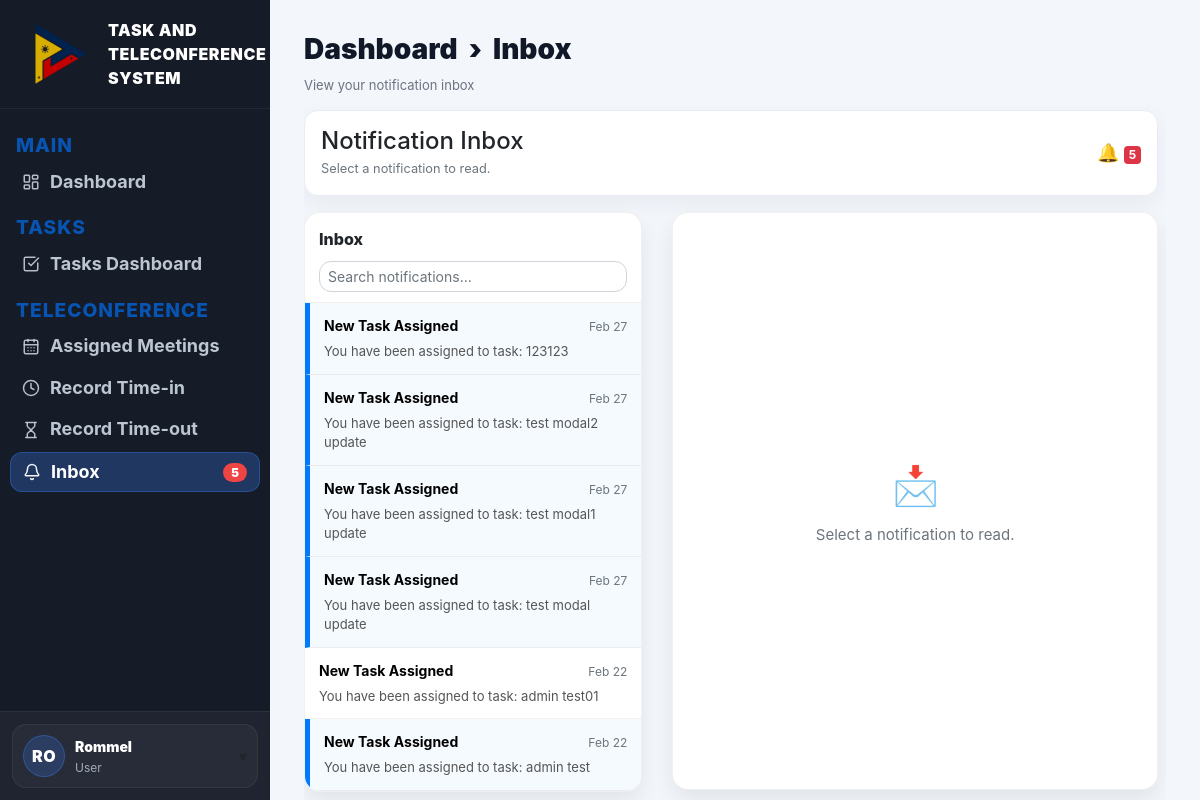
The page /inbox (signed in) on the database its author committed.
### website/models.py (models this page shows, shortened)
class User(db.Model, UserMixin):
    id = db.Column(db.Integer, primary_key=True)
    email = db.Column(db.String(150), unique=True)
    password = db.Column(db.String(150))
    firstname = db.Column(db.String(150))
    is_admin = db.Column(db.Boolean, default=False)
    role = db.Column(db.String(20), default="user")
    notes = db.relationship('Note')
    notifications = db.relationship('Notification', lazy=True, cascade="all, delete-orphan")

class Notification(db.Model):
    id = db.Column(db.Integer, primary_key=True)
    title = db.Column(db.String(200), nullable=False)
    message = db.Column(db.String(2000), nullable=False)
    is_read = db.Column(db.Boolean, default=False)
    created_at = db.Column(db.DateTime(timezone=True), default=datetime.utcnow)
    user_id = db.Column(db.Integer, db.ForeignKey('user.id'), nullable=False)

### website/views.py (the view)
@views.route('/inbox')
@login_required
def inbox():
    notifications = Notification.query.filter_by(user_id=current_user.id)\
        .order_by(Notification.created_at.desc()).all()
    unread_count = Notification.query.filter_by(user_id=current_user.id, is_read=False).count()
    return render_template(
        "inbox.html",
        user=current_user,
        notifications=notifications,
        notification_count=unread_count
    )

### website/templates/inbox.html (shortened to what this page needs)
{% extends "base.html" %}
{% block content %}
  <main class="main-inner">
    <div class="td-title">Dashboard &nbsp;›&nbsp; Inbox</div>
    <div class="td-sub">View your notification inbox</div>
    <div class="page-card">
      <div class="d-flex align-items-center justify-content-between">
        <div>
          <h4 class="mb-0">Notification Inbox</h4>
          <small class="text-muted">Select a notification to read.</small>
        </div>
        <div class="text-muted">
          <span style="font-size:18px;">🔔</span>
          {% if notification_count and notification_count > 0 %}
            <span class="badge badge-danger">{{ notification_count }}</span>
          {% endif %}
        </div>
      </div>
    </div>
    <div class="container-fluid px-0 py-3">
      <div class="row">
        <div class="col-lg-5 col-md-6 mb-3">
          <div class="mail-panel">
            <div class="mail-toolbar">
              <div class="mail-title">Inbox</div>
              <div class="mail-search">
                <input id="mailSearch" type="text" class="form-control form-control-sm" placeholder="Search notifications...">
              </div>
            </div>
            <div class="mail-list" id="mailList">
              {% if notifications and notifications|length > 0 %}
                {% for n in notifications %}
                  <button type="button"
                          class="mail-item {% if not n.is_read %}unread{% endif %}"
                          data-title="{{ n.title|e }}"
                          data-message="{{ n.message|e }}"
                          data-date="{{ n.created_at.strftime('%b %d, %Y %I:%M %p') }}"
                          data-id="{{ n.id }}"
                          data-read="{{ 1 if n.is_read else 0 }}">
                    <div class="mail-item-top">
                      <div class="mail-subject">{{ n.title }}</div>
                      <div class="mail-date">{{ n.created_at.strftime('%b %d') }}</div>
                    </div>
                    <div class="mail-preview">
                      {{ n.message }}
                    </div>
                  </button>
                {% endfor %}
              {% else %}
                <div class="text-muted p-3">No notifications yet.</div>
              {% endif %}
            </div>
          </div>
        </div>
        <div class="col-lg-7 col-md-6">
          <div class="reader-panel" id="readerPanel">
            <div class="reader-empty">
              <div class="reader-icon">📩</div>
              <div class="reader-text">Select a notification to read.</div>
            </div>
          </div>
        </div>
      </div>
    </div>
  </main>
</div>
{% endblock %}

### website/templates/base.html (shortened to what this page needs)
<!DOCTYPE html>
<html>
<head>
  <link
    rel="stylesheet"
    href="https://stackpath.bootstrapcdn.com/bootstrap/4.4.1/css/bootstrap.min.css"
  />
  <link
    rel="stylesheet"
    href="https://stackpath.bootstrapcdn.com/font-awesome/4.7.0/css/font-awesome.min.css"
  />
  <link rel="stylesheet" href="{{ url_for('static', filename='styles.css') }}">
</head>
<body>
<div class="app-shell">
  <aside class="sidebar-dark">
    <div class="sidebar-brand">
      <img src="{{ url_for('static', filename='assets/PTV_LOGO.png') }}" alt="PTV Logo" class="sidebar-brand-logo">
      <span>TASK AND TELECONFERENCE SYSTEM</span>
    </div>
    <div class="sidebar-nav">
      <div class="sidebar-section">MAIN</div>
      <a class="sidebar-link {% if request.endpoint == 'views.user_dashboard' %}active{% endif %}"
         href="{{ url_for('views.user_dashboard') }}">
        <i data-lucide="layout-dashboard" class="sidebar-icon" aria-hidden="true"></i>
        <span>Dashboard</span>
      </a>
      <div class="sidebar-section">TASKS</div>
      <a class="sidebar-link {% if request.endpoint == 'views.task_dashboard' %}active{% endif %}"
         href="{{ url_for('views.task_dashboard') }}">
        <i data-lucide="check-square" class="sidebar-icon" aria-hidden="true"></i>
        <span>Tasks Dashboard</span>
      </a>
      <div class="sidebar-section">TELECONFERENCE</div>
      <a class="sidebar-link {% if request.endpoint == 'views.assigned_meetings' %}active{% endif %}"
         href="{{ url_for('views.assigned_meetings') }}">
        <i data-lucide="calendar-days" class="sidebar-icon" aria-hidden="true"></i>
        <span>Assigned Meetings</span>
      </a>
      <a class="sidebar-link {% if request.endpoint == 'views.record_timein' %}active{% endif %}"
         href="{{ url_for('views.record_timein') }}">
        <i data-lucide="clock" class="sidebar-icon" aria-hidden="true"></i>
        <span>Record Time-in</span>
      </a>
      <a class="sidebar-link {% if request.endpoint == 'views.record_timeout' %}active{% endif %}"
         href="{{ url_for('views.record_timeout') }}">
        <i data-lucide="hourglass" class="sidebar-icon" aria-hidden="true"></i>
        <span>Record Time-out</span>
      </a>
      <a class="sidebar-link {% if request.endpoint == 'views.inbox' %}active{% endif %}"
         href="{{ url_for('views.inbox') }}">
        <i data-lucide="bell" class="sidebar-icon" aria-hidden="true"></i>
        <span>Inbox</span>
        {% if unread_count and unread_count > 0 %}
          <span class="sidebar-badge">{{ unread_count }}</span>
        {% endif %}
      </a>
    </div>
    {% if current_user.is_authenticated %}
    <div class="sidebar-footer">
      {% set parts = (current_user.firstname or '').split() %}
      {% set first = parts[0] if parts|length > 0 else '' %}
      {% set last = parts[-1] if parts|length > 1 else '' %}
      {% set initials = (first[:1] ~ (last[:1] if last else (first[1:2] if first|length > 1 else ''))).upper() %}
      <div class="user-box" id="userBox">
        <button class="user-trigger" type="button" id="userToggle">
          <div class="user-row">
            <div class="user-avatar">{{ initials }}</div>
            <div>
              <div class="user-name">{{ current_user.firstname }}</div>
              <div class="user-sub">User</div>
            </div>
          </div>
          <div class="caret">▾</div>
        </button>
      </div>
    </div>
    {% endif %}
  </aside>
  <main class="main-area">
    <div class="content-wrap">
      {% block content %}{% endblock %}
    </div>
</body>
</html>

### rows shown on the page
User: firstname "Rommel"
Notification: title "New Task Assigned", created_at "Feb 27", message "You have been assigned to task: 123123"
Notification: title "New Task Assigned", created_at "Feb 27", message "You have been assigned to task: test modal2 update"
Notification: title "New Task Assigned", created_at "Feb 27", message "You have been assigned to task: test modal1 update"
Notification: title "New Task Assigned", created_at "Feb 27", message "You have been assigned to task: test modal update"
Notification: title "New Task Assigned", created_at "Feb 22", message "You have been assigned to task: admin test01"
Notification: title "New Task Assigned", created_at "Feb 22", message "You have been assigned to task: admin test"

### other values the page prints
{{ unread_count }} "5"
{{ initials }} "RO"
{{ notification_count }} "5"
